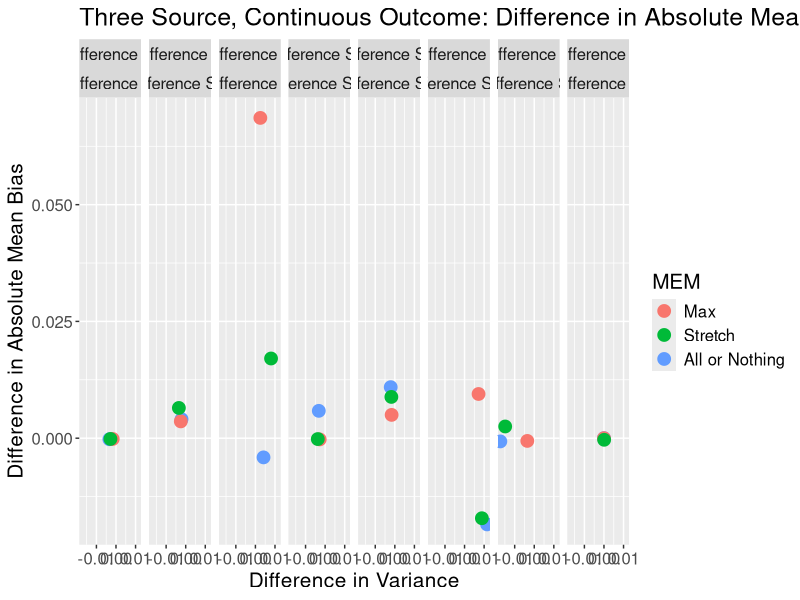
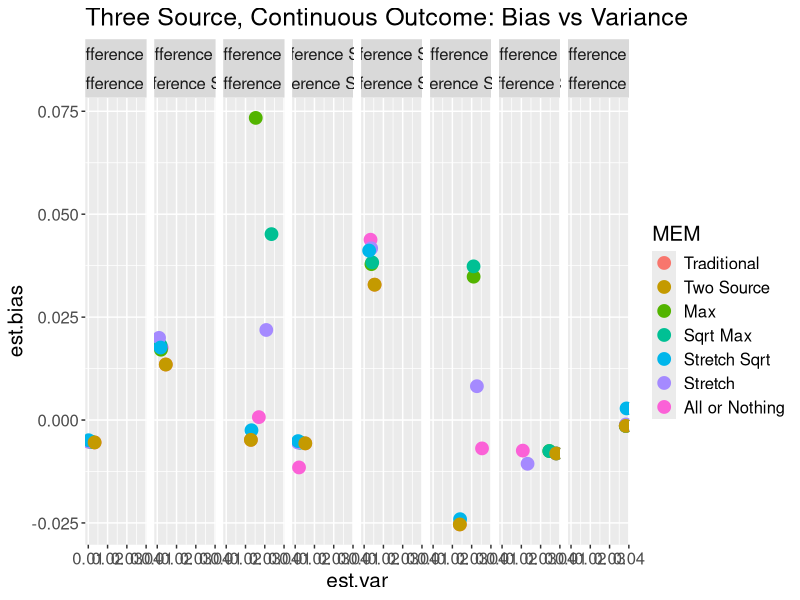
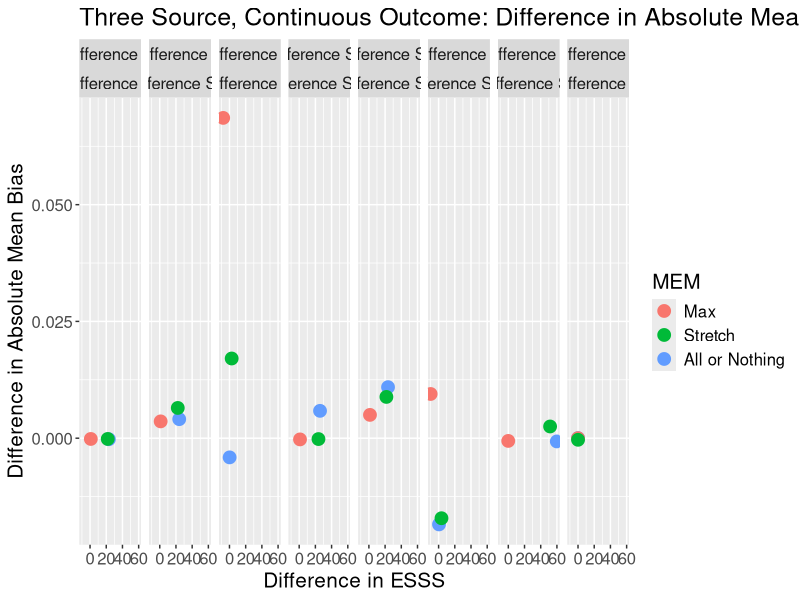
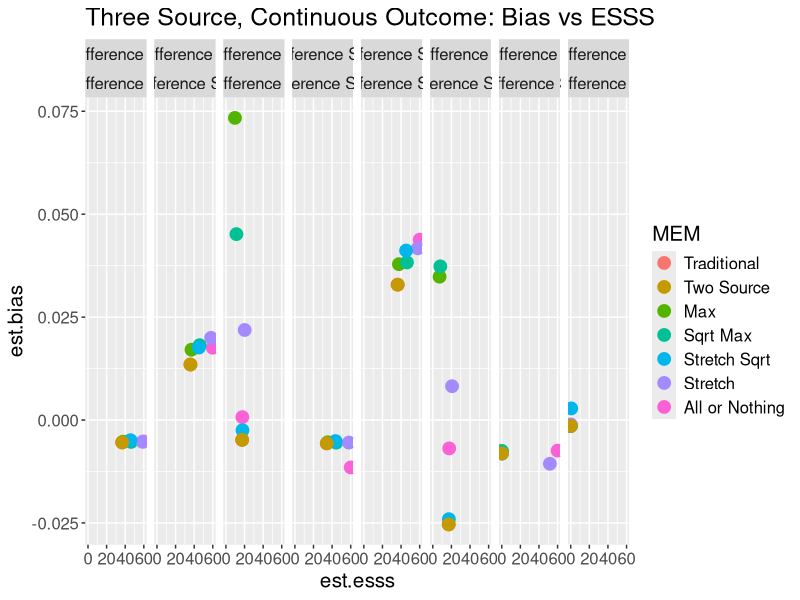
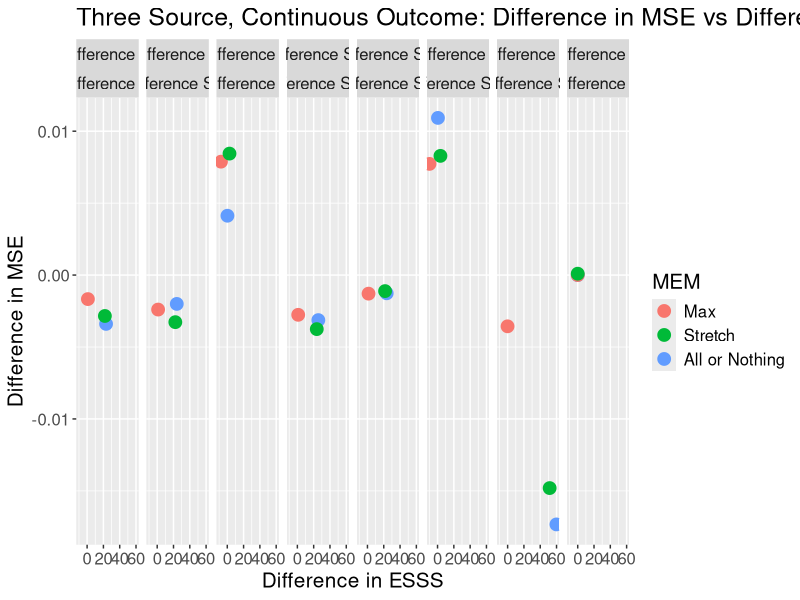
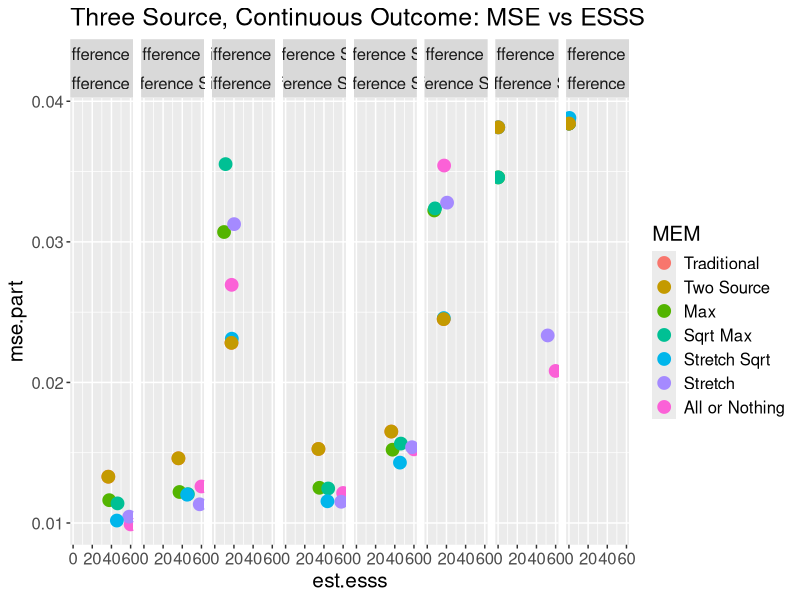
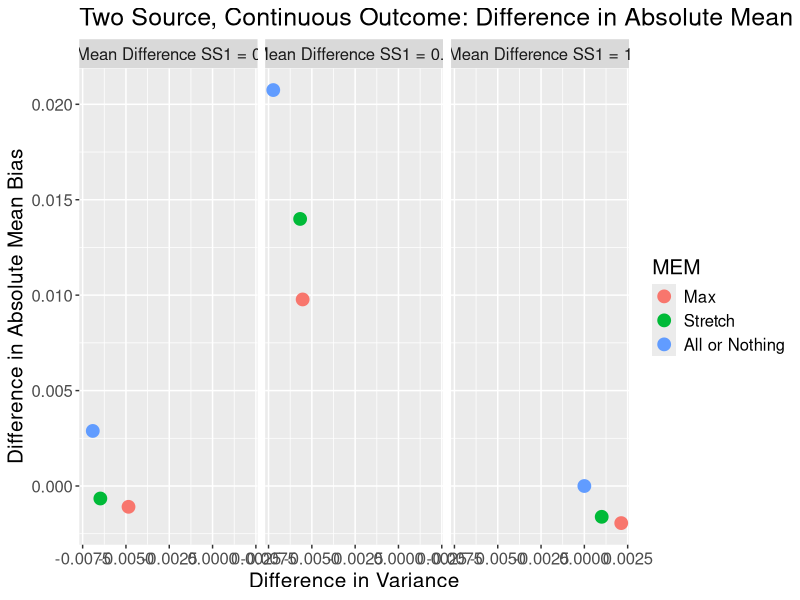
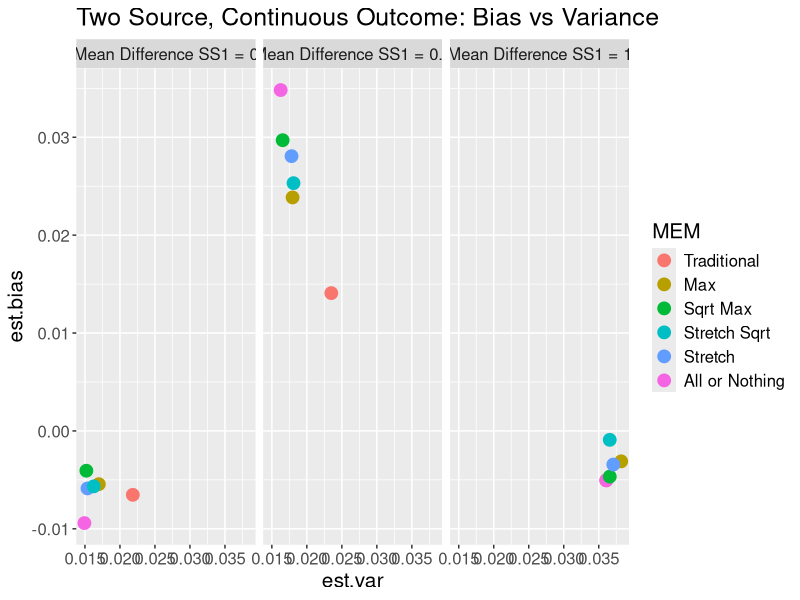

Write R code to recreate these figures, in order.
#################################################################################
# TITLE: Figures_MSEbased.R
#
# PURPOSE: Create figures for all relaxed MEM simulations. 
#
# OUTPUT: all MSE based figures as .jpeg files
#
# SECTIONS: Section 0 - load simulation results data set
#           Section 1 - Continuous MEM Figures
#           Section 2 - Binary MEM Figures 
#
# AUTHOR: Shannon Thomas
# DATE CREATED: DEC 16, 2025
#################################################################################

##########################################################
################### SECTION 0: LOAD DATA #################
##########################################################

library(tidyverse)
library(readr)
allresults <- read_csv("MSEbased_results.csv")
allresults$model <- factor(allresults$model, levels = c("MEM","relaxedMEM_twosource",
                                                "relaxedMEM_max",
                                                "relaxedMEM_stretchsqrt","relaxedMEM_sqrtmax",
                                                "relaxedMEM_stretch1","relaxedMEM_allornothing"))

allresults$MEM <- NA
allresults$MEM[allresults$model == "MEM"] <- "Traditional"
allresults$MEM[allresults$model == "relaxedMEM_twosource"] <- "Two Source"
allresults$MEM[allresults$model == "relaxedMEM_max"] <- "Max"
allresults$MEM[allresults$model == "relaxedMEM_sqrtmax"] <- "Sqrt Max"
allresults$MEM[allresults$model == "relaxedMEM_stretchsqrt"] <- "Stretch Sqrt"
allresults$MEM[allresults$model == "relaxedMEM_stretch1"] <- "Stretch"
allresults$MEM[allresults$model == "relaxedMEM_allornothing"] <- "All or Nothing"

allresults$MEM <- factor(allresults$MEM, levels = c("Traditional","Two Source",
                                                    "Max",
                                                    "Sqrt Max","Stretch Sqrt",
                                                    "Stretch","All or Nothing"))

#get relative values
allresults <- allresults %>% group_by(numsources, outcome_type, diff1_c, diff2_c) %>%
  mutate(absbias_diff = abs(est.bias) - abs(est.bias[1]),
         absbias_diff = replace(absbias_diff, row_number() == 1, NA),
         var_diff = est.var - est.var[1],
         var_diff = replace(var_diff, row_number() == 1, NA),
         esss_diff = est.esss - est.esss[1],
         esss_diff = replace(esss_diff, row_number() == 1, NA),
         mse_diff = mse.part - mse.part[1],
         mse_diff = replace(mse_diff, row_number() == 1, NA)) 
allresults$scenario <- interaction(allresults$diff1_c, allresults$diff2_c)

#define subset of models for paper figures
modelsub <- c("relaxedMEM_max",
              "relaxedMEM_stretch1","relaxedMEM_allornothing")

##########################################################
################ SECTION 1: CONTINUOUS MEM ###############
##########################################################

## THREE SOURCE
jpeg("MSEbased_Figures/MSEBased_Diff_Cont_3S_biasvsvar.jpeg", width = 1600, height = 800, quality = 100)
ggplot(data = allresults[(allresults$numsources == 3) & (allresults$outcome_type == "continuous") &
                           (allresults$model %in% modelsub),], 
       aes(y = absbias_diff, x = var_diff, col = MEM)) +
  geom_point(size = 4) +
  facet_wrap(~diff1_c + diff2_c, nrow = 1) +
  ggtitle("Three Source, Continuous Outcome: Difference in Absolute Mean Bias vs Difference in Variance Relative to Traditional MEM") +
  theme(text = element_text(size = 15)) +
  xlab("Difference in Variance") + ylab("Difference in Absolute Mean Bias")
dev.off()

jpeg("MSEbased_Figures/MSEBased_Cont_3S_biasvsvar.jpeg", width = 1600, height = 800, quality = 100)
ggplot(data = allresults[(allresults$numsources == 3) & (allresults$outcome_type == "continuous"),], 
       aes(y = est.bias, x = est.var, col = MEM)) +
  geom_point(size = 4) +
  facet_wrap(~diff1_c + diff2_c, nrow = 1) +
  ggtitle("Three Source, Continuous Outcome: Bias vs Variance") +
  theme(text = element_text(size = 15))
dev.off()

jpeg("MSEbased_Figures/MSEBased_Diff_Cont_3S_biasvsESSS.jpeg", width = 1600, height = 800, quality = 100)
ggplot(data = allresults[(allresults$numsources == 3) & (allresults$outcome_type == "continuous") &
                           (allresults$model %in% modelsub),], 
       aes(y = absbias_diff, x = esss_diff, col = MEM)) +
  geom_point(size = 4) +
  facet_wrap(~diff1_c + diff2_c, nrow = 1) +
  ggtitle("Three Source, Continuous Outcome: Difference in Absolute Mean Bias vs Difference in ESSS Relative to Traditional MEM") +
  theme(text = element_text(size = 15)) +
  xlab("Difference in ESSS") + ylab("Difference in Absolute Mean Bias")
dev.off()

jpeg("MSEbased_Figures/MSEBased_Cont_3S_biasvsESSS.jpeg", width = 1600, height = 800, quality = 100)
ggplot(data = allresults[(allresults$numsources == 3) & (allresults$outcome_type == "continuous"),], 
       aes(y = est.bias, x = est.esss, col = MEM)) +
  geom_point(size = 4) +
  facet_wrap(~diff1_c + diff2_c, nrow = 1) +
  ggtitle("Three Source, Continuous Outcome: Bias vs ESSS") +
  theme(text = element_text(size = 15))
dev.off()

jpeg("MSEbased_Figures/MSEBased_Diff_Cont_3S_MSEvsESSS.jpeg", width = 1600, height = 800, quality = 100)
ggplot(data = allresults[(allresults$numsources == 3) & (allresults$outcome_type == "continuous") &
                           (allresults$model %in% modelsub),], 
       aes(y = mse_diff, x = esss_diff, col = MEM)) +
  geom_point(size = 4) +
  facet_wrap(~diff1_c + diff2_c, nrow = 1) +
  ggtitle("Three Source, Continuous Outcome: Difference in MSE vs Difference in ESSS Relative to Traditional MEM") +
  theme(text = element_text(size = 15)) +
  xlab("Difference in ESSS") + ylab("Difference in MSE")
dev.off()

jpeg("MSEbased_Figures/MSEBased_Cont_3S_MSEvsESSS.jpeg", width = 1600, height = 800, quality = 100)
ggplot(data = allresults[(allresults$numsources == 3) & (allresults$outcome_type == "continuous"),], 
       aes(y = mse.part, x = est.esss, col = MEM)) +
  geom_point(size = 4) +
  facet_wrap(~diff1_c + diff2_c, nrow = 1) +
  ggtitle("Three Source, Continuous Outcome: MSE vs ESSS") +
  theme(text = element_text(size = 15))
dev.off()

## TWO SOURCE

jpeg("MSEbased_Figures/MSEBased_Diff_Cont_2S_biasvsvar.jpeg", width = 1600, height = 800, quality = 100)
ggplot(data = allresults[(allresults$numsources == 2) & (allresults$outcome_type == "continuous") &
                           (allresults$model %in% modelsub) & (allresults$model != "relaxedMEM_twosource"),], 
       aes(y = absbias_diff, x = var_diff, col = MEM)) +
  geom_point(size = 4) +
  facet_wrap(~diff1_c, nrow = 1) +
  ggtitle("Two Source, Continuous Outcome: Difference in Absolute Mean Bias vs Difference in Variance Relative to Traditional MEM") +
  theme(text = element_text(size = 15)) +
  xlab("Difference in Variance") + ylab("Difference in Absolute Mean Bias")
dev.off()

jpeg("MSEbased_Figures/MSEBased_Cont_2S_biasvsvar.jpeg", width = 1600, height = 800, quality = 100)
ggplot(data = allresults[(allresults$numsources == 2) & 
                           (allresults$outcome_type == "continuous") & 
                           (allresults$model != "relaxedMEM_twosource"),], 
       aes(y = est.bias, x = est.var, col = MEM)) +
  geom_point(size = 4) +
  facet_wrap(~diff1_c, nrow = 1) +
  ggtitle("Two Source, Continuous Outcome: Bias vs Variance") +
  theme(text = element_text(size = 15))
dev.off()

jpeg("MSEbased_Figures/MSEBased_Diff_Cont_2S_biasvsESSS.jpeg", width = 1600, height = 800, quality = 100)
ggplot(data = allresults[(allresults$numsources == 2) & (allresults$outcome_type == "continuous") &
                           (allresults$model %in% modelsub) & (allresults$model != "relaxedMEM_twosource"),], 
       aes(y = absbias_diff, x = esss_diff, col = MEM)) +
  geom_point(size = 4) +
  facet_wrap(~diff1_c, nrow = 1) +
  ggtitle("Two Source, Continuous Outcome: Difference in Absolute Mean Bias vs Difference in ESSS Relative to Traditional MEM") +
  theme(text = element_text(size = 15)) +
  xlab("Difference in ESSS") + ylab("Difference in Absolute Mean Bias")
dev.off()

jpeg("MSEbased_Figures/MSEBased_Cont_2S_biasvsESSS.jpeg", width = 1600, height = 800, quality = 100)
ggplot(data = allresults[(allresults$numsources == 2) & (allresults$outcome_type == "continuous") &
                           (allresults$model != "relaxedMEM_twosource"),], 
       aes(y = est.bias, x = est.esss, col = MEM)) +
  geom_point(size = 4) +
  facet_wrap(~diff1_c, nrow = 1)  +
  ggtitle("Two Source, Continuous Outcome: Bias vs ESSS") +
  theme(text = element_text(size = 15))
dev.off()

jpeg("MSEbased_Figures/MSEBased_Diff_Cont_2S_MSEvsESSS.jpeg", width = 1600, height = 800, quality = 100)
ggplot(data = allresults[(allresults$numsources == 2) & (allresults$outcome_type == "continuous") &
                           (allresults$model %in% modelsub) & (allresults$model != "relaxedMEM_twosource"),], 
       aes(y = mse_diff, x = esss_diff, col = MEM)) +
  geom_point(size = 4) +
  facet_wrap(~diff1_c, nrow = 1) +
  ggtitle("Two Source, Continuous Outcome: Difference in MSE vs Difference in ESSS Relative to Traditional MEM") +
  theme(text = element_text(size = 15)) +
  xlab("Difference in ESSS") + ylab("Difference in MSE")
dev.off()

jpeg("MSEbased_Figures/MSEBased_Cont_2S_MSEvsESSS.jpeg", width = 1600, height = 800, quality = 100)
ggplot(data = allresults[(allresults$numsources == 2) & (allresults$outcome_type == "continuous") &
                           (allresults$model != "relaxedMEM_twosource"),], 
       aes(y = mse.part, x = est.esss, col = MEM)) +
  geom_point(size = 4) +
  facet_wrap(~diff1_c, nrow = 1) +
  ggtitle("Two Source, Continuous Outcome: MSE vs ESSS") +
  theme(text = element_text(size = 15))
dev.off()


##########################################################
################## SECTION 2: BINARY MEM #################
##########################################################

## THREE SOURCE

jpeg("MSEbased_Figures/MSEBased_Diff_Bin_3S_biasvsvar.jpeg", width = 1600, height = 800, quality = 100)
ggplot(data = allresults[(allresults$numsources == 3) & (allresults$outcome_type == "binary") &
                           (allresults$model %in% modelsub),], 
       aes(y = absbias_diff, x = var_diff, col = MEM)) +
  geom_point(size = 4) +
  facet_wrap(~diff1_c + diff2_c, nrow = 1) +
  ggtitle("Three Source, Binary Outcome: Difference in Absolute Mean Bias vs Difference in Variance Relative to Traditional MEM") +
  theme(text = element_text(size = 15)) +
  xlab("Difference in Variance") + ylab("Difference in Absolute Mean Bias")
dev.off()

jpeg("MSEbased_Figures/MSEBased_Bin_3S_biasvsvar.jpeg", width = 1600, height = 800, quality = 100)
ggplot(data = allresults[(allresults$numsources == 3) & (allresults$outcome_type == "binary"),], 
       aes(y = est.bias, x = est.var, col = MEM)) +
  geom_point(size = 4) +
  facet_wrap(~diff1_c + diff2_c, nrow = 1) +
  ggtitle("Three Source, Binary Outcome: Bias vs ESSS") +
  theme(text = element_text(size = 15))
dev.off()

jpeg("MSEbased_Figures/MSEBased_Diff_Bin_3S_biasvsESSS.jpeg", width = 1600, height = 800, quality = 100)
ggplot(data = allresults[(allresults$numsources == 3) & (allresults$outcome_type == "binary") &
                           (allresults$model %in% modelsub),], 
       aes(y = absbias_diff, x = esss_diff, col = MEM)) +
  geom_point(size = 4) +
  facet_wrap(~diff1_c + diff2_c, nrow = 1) +
  ggtitle("Three Source, Binary Outcome: Difference in Absolute Mean Bias vs Difference in ESSS Relative to Traditional MEM") +
  theme(text = element_text(size = 15)) +
  xlab("Difference in ESSS") + ylab("Difference in Absolute Mean Bias")
dev.off()

jpeg("MSEbased_Figures/MSEBased_Bin_3S_biasvsESSS.jpeg", width = 1600, height = 800, quality = 100)
ggplot(data = allresults[(allresults$numsources == 3) & (allresults$outcome_type == "binary"),], 
       aes(y = est.bias, x = est.esss, col = MEM)) +
  geom_point(size = 4) +
  facet_wrap(~diff1_c + diff2_c, nrow = 1) +
  ggtitle("Three Source, Binary Outcome: Bias vs ESSS") +
  theme(text = element_text(size = 15))
dev.off()

jpeg("MSEbased_Figures/MSEBased_Diff_Bin_3S_MSEvsESSS.jpeg", width = 1600, height = 800, quality = 100)
ggplot(data = allresults[(allresults$numsources == 3) & (allresults$outcome_type == "binary") &
                           (allresults$model %in% modelsub),], 
       aes(y = mse_diff, x = esss_diff, col = MEM)) +
  geom_point(size = 4) +
  facet_wrap(~diff1_c + diff2_c, nrow = 1) +
  ggtitle("Three Source, Binary Outcome: Difference in MSE vs Difference in ESSS Relative to Traditional MEM") +
  theme(text = element_text(size = 15)) +
  xlab("Difference in ESSS") + ylab("Difference in MSE")
dev.off()

jpeg("MSEbased_Figures/MSEBased_Bin_3S_MSEvsESSS.jpeg", width = 1600, height = 800, quality = 100)
ggplot(data = allresults[(allresults$numsources == 3) & (allresults$outcome_type == "binary"),], 
       aes(y = mse.part, x = est.esss, col = MEM)) +
  geom_point(size = 4) +
  facet_wrap(~diff1_c + diff2_c, nrow = 1) +
  ggtitle("Three Source, Binary Outcome: MSE vs ESSS") +
  theme(text = element_text(size = 15))
dev.off()

## TWO SOURCE

jpeg("MSEbased_Figures/MSEBased_Diff_Bin_2S_biasvsvar.jpeg", width = 1600, height = 800, quality = 100)
ggplot(data = allresults[(allresults$numsources == 2) & (allresults$outcome_type == "binary") &
                           (allresults$model %in% modelsub) & (allresults$model != "relaxedMEM_twosource"),], 
       aes(y = absbias_diff, x = var_diff, col = MEM)) +
  geom_point(size = 4) +
  facet_wrap(~diff1_c, nrow = 1) +
  ggtitle("Two Source, Binary Outcome: Difference in Absolute Mean Bias vs Difference in Variance Relative to Traditional MEM") +
  theme(text = element_text(size = 15)) +
  xlab("Difference in Variance") + ylab("Difference in Absolute Mean Bias")
dev.off()

jpeg("MSEbased_Figures/MSEBased_Bin_2S_biasvsvar.jpeg", width = 1600, height = 800, quality = 100)
ggplot(data = allresults[(allresults$numsources == 2) & (allresults$outcome_type == "binary") &
                           (allresults$model != "relaxedMEM_twosource"),], 
       aes(y = est.bias, x = est.var, col = MEM)) +
  geom_point(size = 4) +
  facet_wrap(~diff1_c, nrow = 1) +
  ggtitle("Two Source, Binary Outcome: Bias vs ESSS") +
  theme(text = element_text(size = 15))
dev.off()

jpeg("MSEbased_Figures/MSEBased_Diff_Bin_2S_biasvsESSS.jpeg", width = 1600, height = 800, quality = 100)
ggplot(data = allresults[(allresults$numsources == 2) & (allresults$outcome_type == "binary") &
                           (allresults$model %in% modelsub) & (allresults$model != "relaxedMEM_twosource"),], 
       aes(y = absbias_diff, x = esss_diff, col = MEM)) +
  geom_point(size = 4) +
  facet_wrap(~diff1_c, nrow = 1) +
  ggtitle("Two Source, Binary Outcome: Difference in Absolute Mean Bias vs Difference in ESSS Relative to Traditional MEM") +
  theme(text = element_text(size = 15)) +
  xlab("Difference in ESSS") + ylab("Difference in Absolute Mean Bias")
dev.off()

jpeg("MSEbased_Figures/MSEBased_Bin_2S_biasvsESSS.jpeg", width = 1600, height = 800, quality = 100)
ggplot(data = allresults[(allresults$numsources == 2) & (allresults$outcome_type == "binary") &
                           (allresults$model != "relaxedMEM_twosource"),], 
       aes(y = est.bias, x = est.esss, col = MEM)) +
  geom_point(size = 4) +
  facet_wrap(~diff1_c, nrow = 1) +
  ggtitle("Two Source, Binary Outcome: Bias vs ESSS") +
  theme(text = element_text(size = 15))
dev.off()

jpeg("MSEbased_Figures/MSEBased_Diff_Bin_2S_MSEvsESSS.jpeg", width = 1600, height = 800, quality = 100)
ggplot(data = allresults[(allresults$numsources == 2) & (allresults$outcome_type == "binary") &
                           (allresults$model %in% modelsub) & (allresults$model != "relaxedMEM_twosource"),], 
       aes(y = mse_diff, x = esss_diff, col = MEM)) +
  geom_point(size = 4) +
  facet_wrap(~diff1_c, nrow = 1) +
  ggtitle("Two Source, Binary Outcome: Difference in MSE vs Difference in ESSS Relative to Traditional MEM") +
  theme(text = element_text(size = 15)) +
  xlab("Difference in ESSS") + ylab("Difference in MSE")
dev.off()

jpeg("MSEbased_Figures/MSEBased_Bin_2S_MSEvsESSS.jpeg", width = 1600, height = 800, quality = 100)
ggplot(data = allresults[(allresults$numsources == 2) & (allresults$outcome_type == "binary") &
                           (allresults$model != "relaxedMEM_twosource"),], 
       aes(y = mse.part, x = est.esss, col = MEM)) +
  geom_point(size = 4) +
  facet_wrap(~diff1_c, nrow = 1) +
  ggtitle("Two Source, Binary Outcome: MSE vs ESSS") +
  theme(text = element_text(size = 15))
dev.off()
